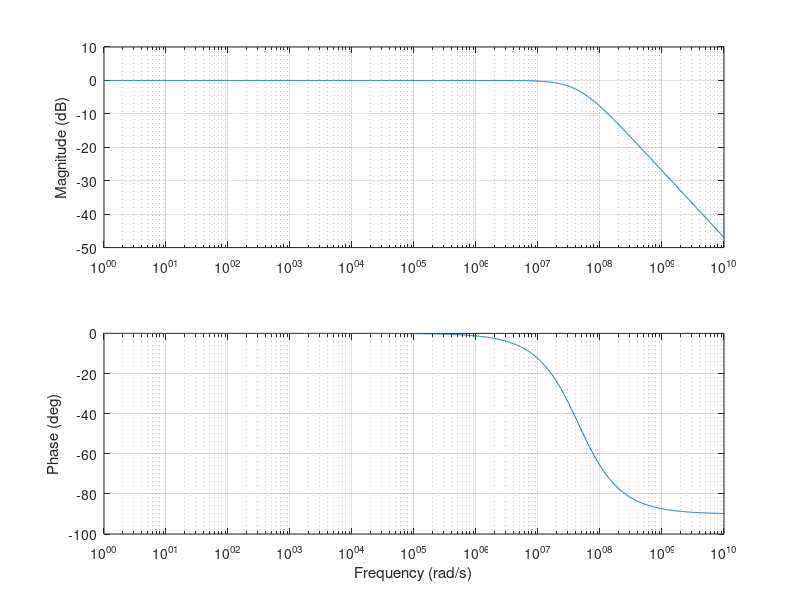

Here is the MATLAB script that generated this plot:
w = logspace(0, 10, 1000);   % adjust range if needed
s = 1j * w;                 % s = jω

G = (0.0133*s + 1) ./ (2.97e-10*s.^2 + 0.0133*s + 1);

mag = 20*log10(abs(G));
phase = angle(G) * (180/pi);

subplot(2,1,1)
semilogx(w, mag)
ylabel('Magnitude (dB)')
grid on

subplot(2,1,2)
semilogx(w, phase)
ylabel('Phase (deg)')
xlabel('Frequency (rad/s)')
grid on
